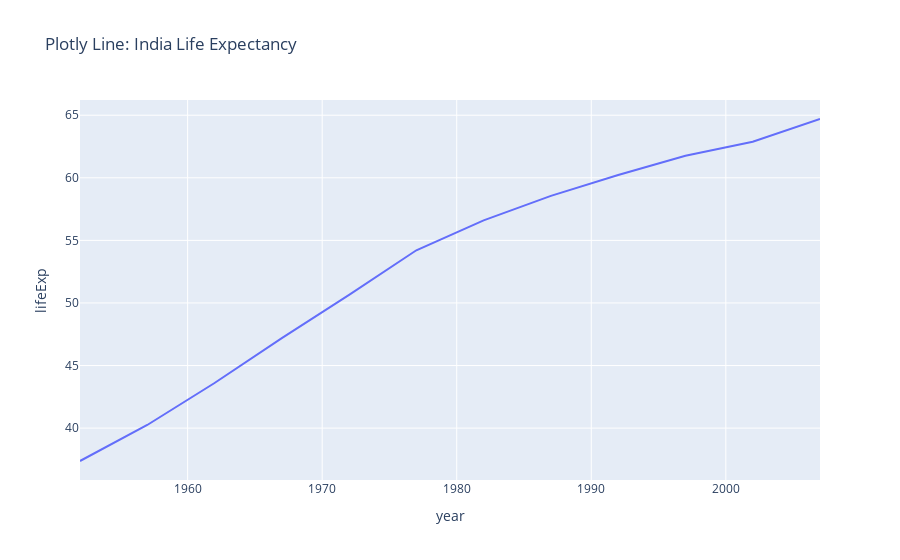
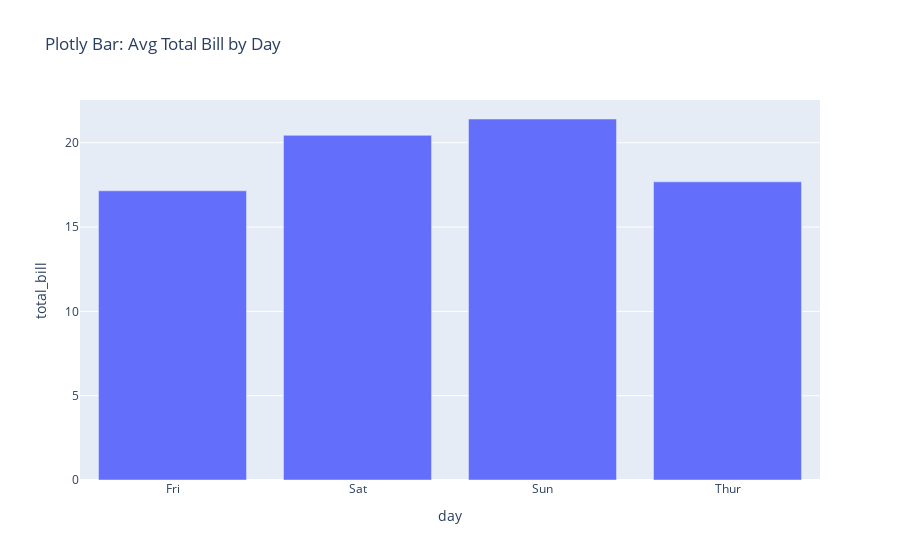
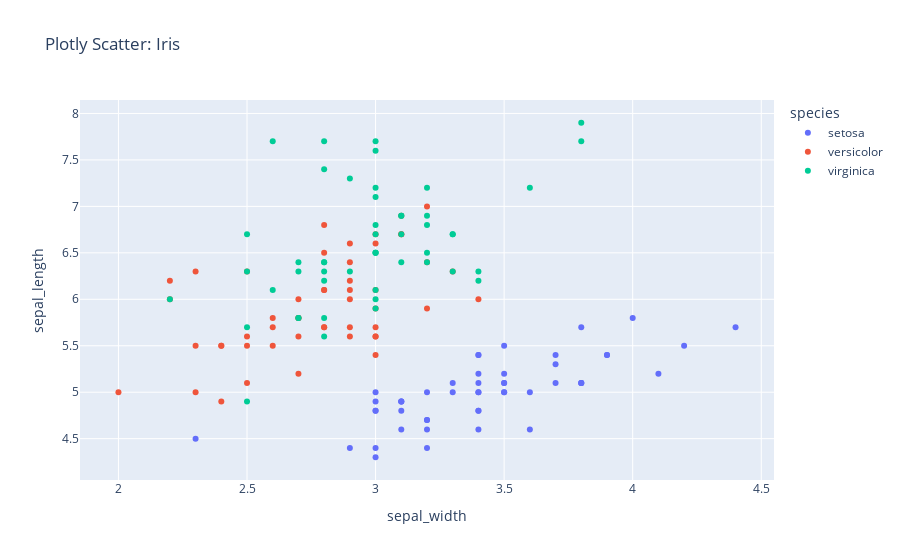
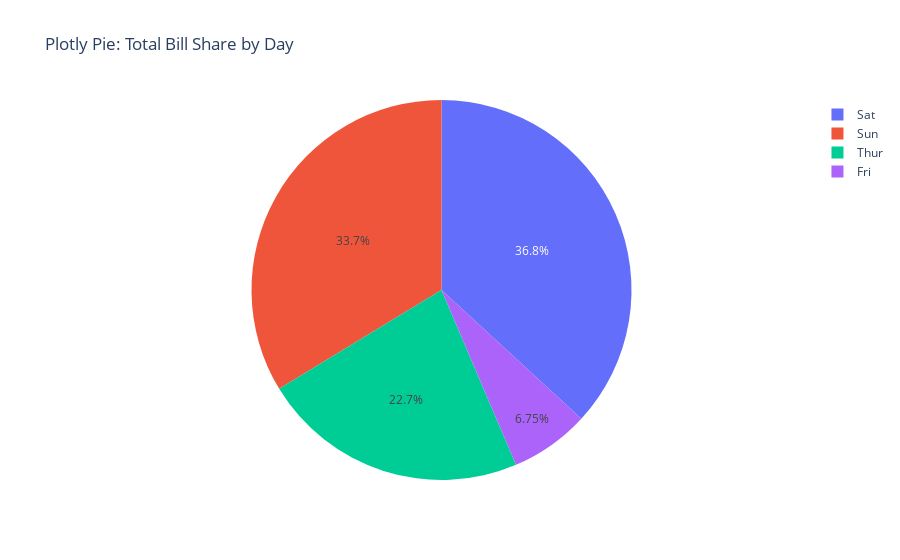

Write notebook code for charts like these, in order.
### Code cell
# Day 14 — Plotly (10 Examples)

import plotly.express as px
import plotly.graph_objects as go
from plotly.subplots import make_subplots
import pandas as pd
import numpy as np

# Sample datasets
iris = px.data.iris()
tips = px.data.tips()
gap = px.data.gapminder()

# 1) LINE
fig = px.line(gap.query("country=='India'"), x="year", y="lifeExp", title="Plotly Line: India Life Expectancy")
fig.show()

# 2) BAR
bar_df = tips.groupby("day", as_index=False)["total_bill"].mean()
fig = px.bar(bar_df, x="day", y="total_bill", title="Plotly Bar: Avg Total Bill by Day")
fig.show()

# 3) SCATTER
fig = px.scatter(iris, x="sepal_width", y="sepal_length", color="species", title="Plotly Scatter: Iris")
fig.show()

# 4) PIE
pie_df = tips.groupby("day", as_index=False)["total_bill"].sum()
fig = px.pie(pie_df, names="day", values="total_bill", title="Plotly Pie: Total Bill Share by Day")
fig.show()

# 5) HISTOGRAM
fig = px.histogram(tips, x="total_bill", nbins=20, title="Plotly Histogram: Total Bill")
fig.show()

# 6) BOX
fig = px.box(tips, x="day", y="total_bill", color="day", title="Plotly Box: Total Bill by Day")
fig.show()

# 7) HEATMAP (Correlation)
num_cols = tips.select_dtypes(include="number")
corr = num_cols.corr()
fig = px.imshow(corr, text_auto=True, title="Plotly Heatmap: Correlation (tips)")
fig.show()

# 8) AREA
india = gap.query("country=='India'").sort_values("year")
fig = px.area(india, x="year", y="pop", title="Plotly Area: India Population")
fig.show()

# 9) 3D SCATTER
fig = px.scatter_3d(iris, x="sepal_length", y="sepal_width", z="petal_length",
                    color="species", title="Plotly 3D Scatter: Iris")
fig.show()

# 10) SUBPLOTS (2x2)
fig = make_subplots(rows=2, cols=2, subplot_titles=("Line", "Bar", "Scatter", "Histogram"))
# line
india_le = india[["year","lifeExp"]]
fig.add_trace(go.Scatter(x=india_le["year"], y=india_le["lifeExp"], mode="lines", name="LifeExp"),
              row=1, col=1)
# bar
fig.add_trace(go.Bar(x=bar_df["day"], y=bar_df["total_bill"], name="Avg Bill"), row=1, col=2)
# scatter
fig.add_trace(go.Scatter(x=iris["sepal_width"], y=iris["sepal_length"], mode="markers", name="Iris"),
              row=2, col=1)
# histogram
fig.add_trace(go.Histogram(x=tips["total_bill"], name="Bills"), row=2, col=2)
fig.update_layout(title_text="Plotly Subplots (2x2)")
fig.show()

### Figure 1 — Plotly figure (JSON) as saved in the notebook; plotly's stock layout.template omitted (floating-point values rounded to 4 significant figures)
{"data": [{"hovertemplate": "year=%{x}<br>lifeExp=%{y}<extra></extra>", "legendgroup": "", "line": {"color": "#636efa", "dash": "solid"}, "marker": {"symbol": "circle"}, "mode": "lines", "name": "", "orientation": "v", "showlegend": false, "type": "scatter", "x": [1952, 1957, 1962, 1967, 1972, 1977, 1982, 1987, 1992, 1997, 2002, 2007], "xaxis": "x", "y": [37.37, 40.25, 43.6, 47.19, 50.65, 54.21, 56.6, 58.55, 60.22, 61.77, 62.88, 64.7], "yaxis": "y"}], "layout": {"legend": {"tracegroupgap": 0}, "title": {"text": "Plotly Line: India Life Expectancy"}, "xaxis": {"anchor": "y", "domain": [0, 1], "title": {"text": "year"}}, "yaxis": {"anchor": "x", "domain": [0, 1], "title": {"text": "lifeExp"}}}}

### Figure 2 — Plotly figure (JSON) as saved in the notebook; plotly's stock layout.template omitted (floating-point values rounded to 4 significant figures)
{"data": [{"hovertemplate": "day=%{x}<br>total_bill=%{y}<extra></extra>", "legendgroup": "", "marker": {"color": "#636efa", "pattern": {"shape": ""}}, "name": "", "orientation": "v", "showlegend": false, "textposition": "auto", "type": "bar", "x": ["Fri", "Sat", "Sun", "Thur"], "xaxis": "x", "y": [17.15, 20.44, 21.41, 17.68], "yaxis": "y"}], "layout": {"barmode": "relative", "legend": {"tracegroupgap": 0}, "title": {"text": "Plotly Bar: Avg Total Bill by Day"}, "xaxis": {"anchor": "y", "domain": [0, 1], "title": {"text": "day"}}, "yaxis": {"anchor": "x", "domain": [0, 1], "title": {"text": "total_bill"}}}}

### Figure 3 — Plotly figure (JSON) as saved in the notebook; plotly's stock layout.template omitted (floating-point values rounded to 4 significant figures)
{"data": [{"hovertemplate": "species=setosa<br>sepal_width=%{x}<br>sepal_length=%{y}<extra></extra>", "legendgroup": "setosa", "marker": {"color": "#636efa", "symbol": "circle"}, "mode": "markers", "name": "setosa", "orientation": "v", "showlegend": true, "type": "scatter", "x": [3.5, 3.0, 3.2, 3.1, 3.6, 3.9, 3.4, 3.4, 2.9, 3.1, 3.7, 3.4, 3.0, 3.0, 4.0, 4.4, 3.9, 3.5, 3.8, 3.8, 3.4, 3.7, 3.6, 3.3, 3.4, 3.0, 3.4, 3.5, 3.4, 3.2, 3.1, 3.4, 4.1, 4.2, 3.1, 3.2, 3.5, 3.1, 3.0, 3.4, 3.5, 2.3, 3.2, 3.5, 3.8, 3.0, 3.8, 3.2, 3.7, 3.3], "xaxis": "x", "y": [5.1, 4.9, 4.7, 4.6, 5.0, 5.4, 4.6, 5.0, 4.4, 4.9, 5.4, 4.8, 4.8, 4.3, 5.8, 5.7, 5.4, 5.1, 5.7, 5.1, 5.4, 5.1, 4.6, 5.1, 4.8, 5.0, 5.0, 5.2, 5.2, 4.7, 4.8, 5.4, 5.2, 5.5, 4.9, 5.0, 5.5, 4.9, 4.4, 5.1, 5.0, 4.5, 4.4, 5.0, 5.1, 4.8, 5.1, 4.6, 5.3, 5.0], "yaxis": "y"}, {"hovertemplate": "species=versicolor<br>sepal_width=%{x}<br>sepal_length=%{y}<extra></extra>", "legendgroup": "versicolor", "marker": {"color": "#EF553B", "symbol": "circle"}, "mode": "markers", "name": "versicolor", "orientation": "v", "showlegend": true, "type": "scatter", "x": [3.2, 3.2, 3.1, 2.3, 2.8, 2.8, 3.3, 2.4, 2.9, 2.7, 2.0, 3.0, 2.2, 2.9, 2.9, 3.1, 3.0, 2.7, 2.2, 2.5, 3.2, 2.8, 2.5, 2.8, 2.9, 3.0, 2.8, 3.0, 2.9, 2.6, 2.4, 2.4, 2.7, 2.7, 3.0, 3.4, 3.1, 2.3, 3.0, 2.5, 2.6, 3.0, 2.6, 2.3, 2.7, 3.0, 2.9, 2.9, 2.5, 2.8], "xaxis": "x", "y": [7.0, 6.4, 6.9, 5.5, 6.5, 5.7, 6.3, 4.9, 6.6, 5.2, 5.0, 5.9, 6.0, 6.1, 5.6, 6.7, 5.6, 5.8, 6.2, 5.6, 5.9, 6.1, 6.3, 6.1, 6.4, 6.6, 6.8, 6.7, 6.0, 5.7, 5.5, 5.5, 5.8, 6.0, 5.4, 6.0, 6.7, 6.3, 5.6, 5.5, 5.5, 6.1, 5.8, 5.0, 5.6, 5.7, 5.7, 6.2, 5.1, 5.7], "yaxis": "y"}, {"hovertemplate": "species=virginica<br>sepal_width=%{x}<br>sepal_length=%{y}<extra></extra>", "legendgroup": "virginica", "marker": {"color": "#00cc96", "symbol": "circle"}, "mode": "markers", "name": "virginica", "orientation": "v", "showlegend": true, "type": "scatter", "x": [3.3, 2.7, 3.0, 2.9, 3.0, 3.0, 2.5, 2.9, 2.5, 3.6, 3.2, 2.7, 3.0, 2.5, 2.8, 3.2, 3.0, 3.8, 2.6, 2.2, 3.2, 2.8, 2.8, 2.7, 3.3, 3.2, 2.8, 3.0, 2.8, 3.0, 2.8, 3.8, 2.8, 2.8, 2.6, 3.0, 3.4, 3.1, 3.0, 3.1, 3.1, 3.1, 2.7, 3.2, 3.3, 3.0, 2.5, 3.0, 3.4, 3.0], "xaxis": "x", "y": [6.3, 5.8, 7.1, 6.3, 6.5, 7.6, 4.9, 7.3, 6.7, 7.2, 6.5, 6.4, 6.8, 5.7, 5.8, 6.4, 6.5, 7.7, 7.7, 6.0, 6.9, 5.6, 7.7, 6.3, 6.7, 7.2, 6.2, 6.1, 6.4, 7.2, 7.4, 7.9, 6.4, 6.3, 6.1, 7.7, 6.3, 6.4, 6.0, 6.9, 6.7, 6.9, 5.8, 6.8, 6.7, 6.7, 6.3, 6.5, 6.2, 5.9], "yaxis": "y"}], "layout": {"legend": {"title": {"text": "species"}, "tracegroupgap": 0}, "title": {"text": "Plotly Scatter: Iris"}, "xaxis": {"anchor": "y", "domain": [0, 1], "title": {"text": "sepal_width"}}, "yaxis": {"anchor": "x", "domain": [0, 1], "title": {"text": "sepal_length"}}}}

### Figure 4 — Plotly figure (JSON) as saved in the notebook; plotly's stock layout.template omitted (floating-point values rounded to 4 significant figures)
{"data": [{"domain": {"x": [0, 1], "y": [0, 1]}, "hovertemplate": "day=%{label}<br>total_bill=%{value}<extra></extra>", "labels": ["Fri", "Sat", "Sun", "Thur"], "legendgroup": "", "name": "", "showlegend": true, "type": "pie", "values": [325.9, 1778.0, 1627.0, 1096.0]}], "layout": {"legend": {"tracegroupgap": 0}, "title": {"text": "Plotly Pie: Total Bill Share by Day"}}}
